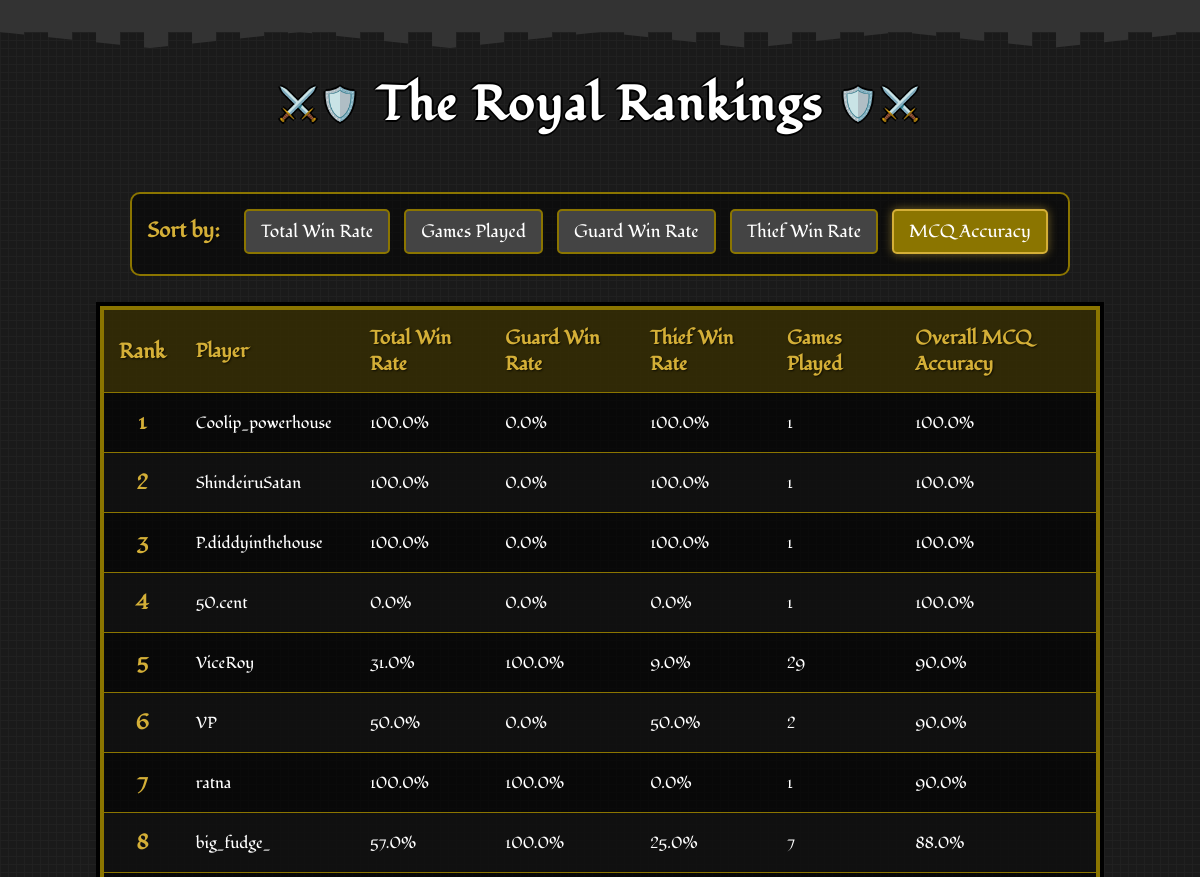
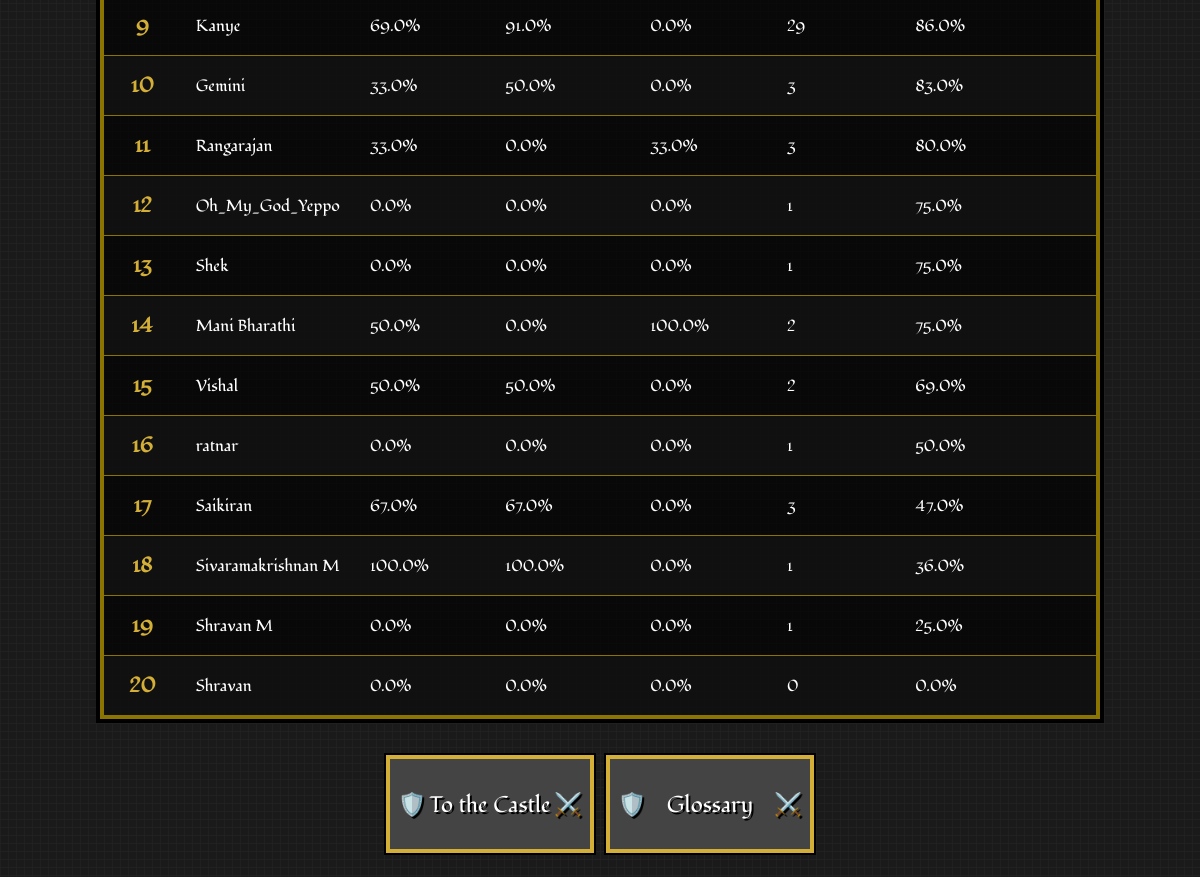
The page /leaderboard?sort_by=mcq_accuracy on the database as committed earlier (2 pictures, top to bottom).
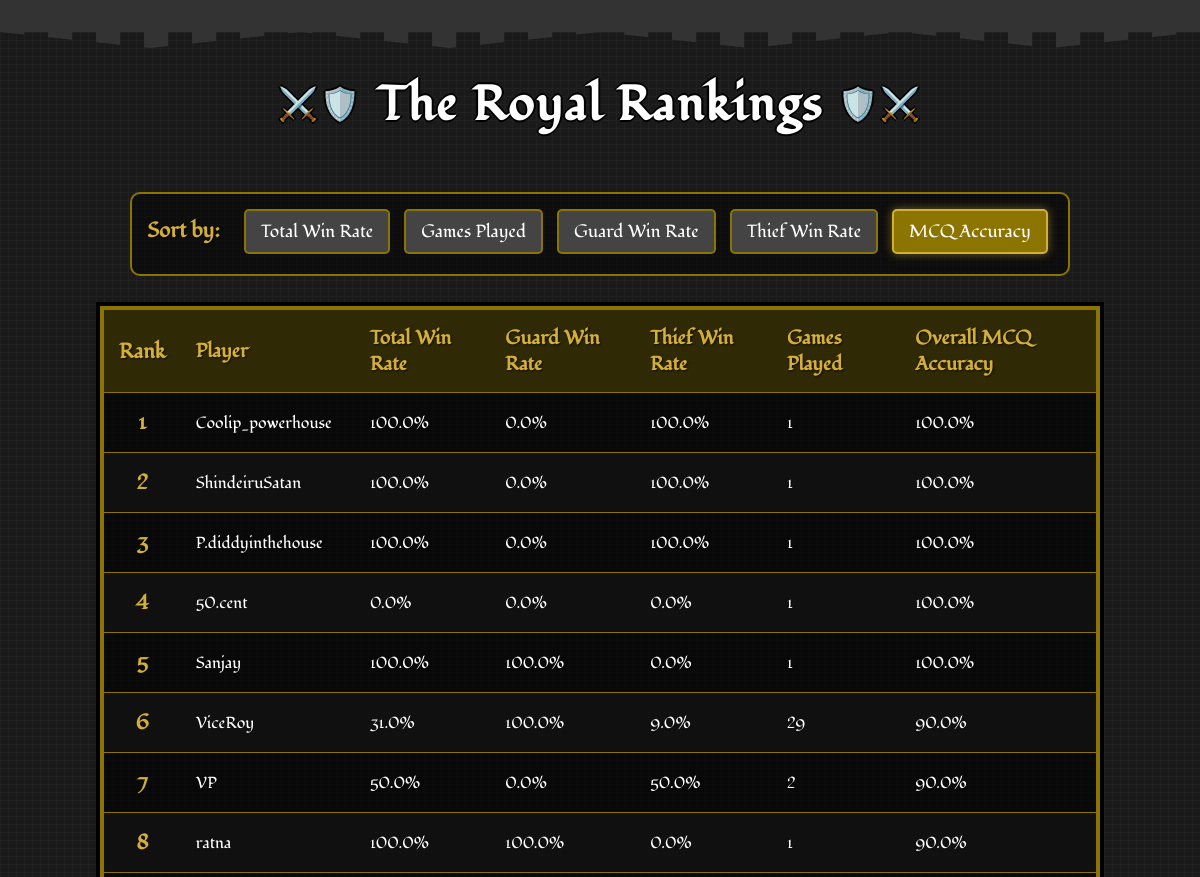
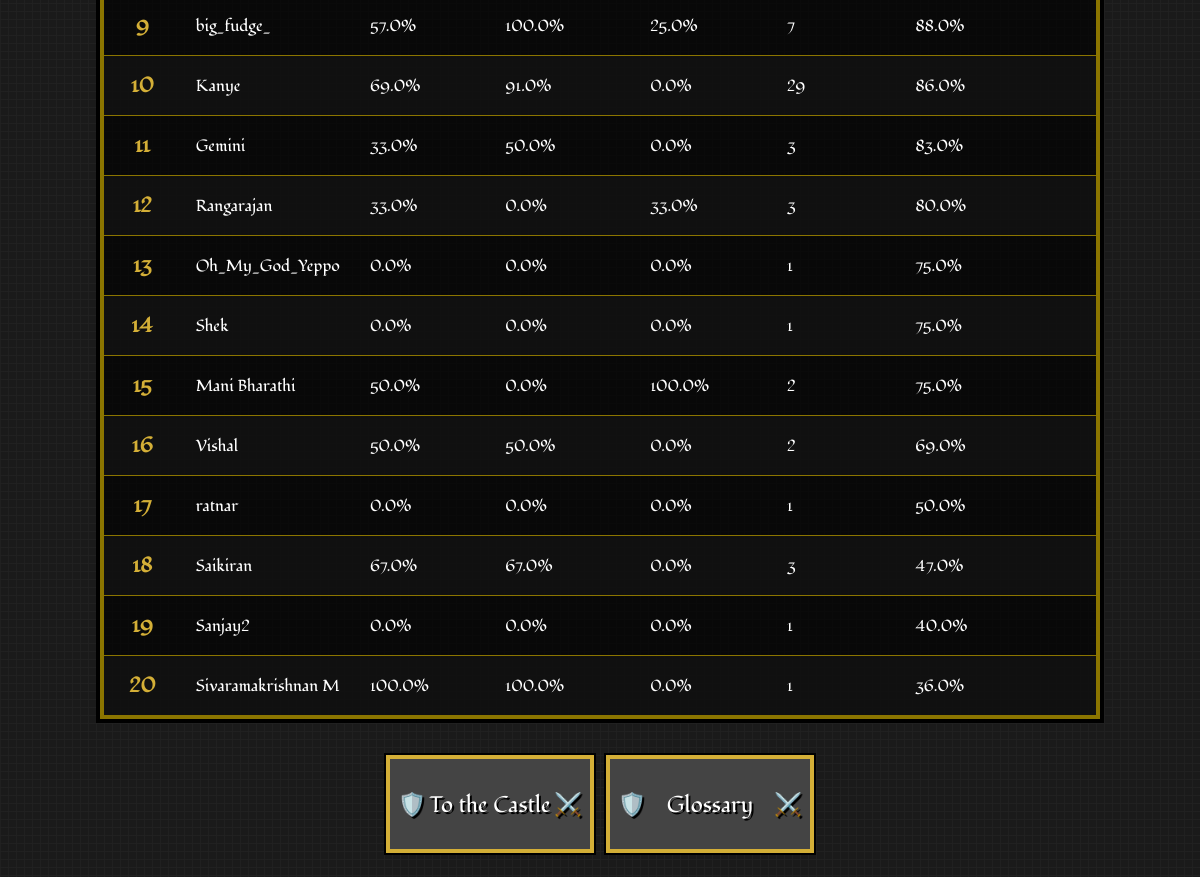
The same page on the database as committed later (2 pictures, top to bottom).
### app.py (models this page shows)
class PlayerStats(db.Model):
    id = db.Column(db.Integer, primary_key=True)
    user_id = db.Column(db.Integer, db.ForeignKey('user.id'), nullable=False)
    total_games_played = db.Column(db.Integer, default=0)
    games_played_as_guard = db.Column(db.Integer, default=0)
    games_played_as_thief = db.Column(db.Integer, default=0)
    total_games_won = db.Column(db.Integer, default=0)
    total_games_won_as_guard = db.Column(db.Integer, default=0)
    total_games_won_as_thief = db.Column(db.Integer, default=0)
    total_win_rate = db.Column(db.Float, default=0.0)
    win_rate_as_guard = db.Column(db.Float, default=0.0)
    win_rate_as_thief = db.Column(db.Float, default=0.0)
    total_answer_accuracy = db.Column(db.Float, default=0.0)
    total_questions_attempted = db.Column(db.Integer, default=0)
    total_right_answers = db.Column(db.Integer, default=0)
    game_right_answers = db.Column(db.Integer, default=0)
    game_total_questions = db.Column(db.Integer, default=0)
    answer_accuracy_in_last_game = db.Column(db.Float, default=0.0)

class User(db.Model):
    id = db.Column(db.Integer, primary_key=True)
    username = db.Column(db.String(40), unique=True, nullable=False)
    password_hash = db.Column(db.String(200), nullable=False)
    stats = db.relationship('PlayerStats', backref='user', uselist=False)

### app.py (the view)
@app.route('/leaderboard')
def leaderboard():
    sort_by = request.args.get('sort_by', 'total_win_rate')
    sort_options = {
        'games_played': PlayerStats.total_games_played,
        'total_win_rate': PlayerStats.total_win_rate,
        'win_rate_as_guard': PlayerStats.win_rate_as_guard,
        'win_rate_as_thief': PlayerStats.win_rate_as_thief,
        'mcq_accuracy': PlayerStats.total_answer_accuracy
    }
    sort_column = sort_options.get(sort_by, PlayerStats.total_win_rate)
    leaderboard_data = db.session.query(PlayerStats, User)\
        .join(User, PlayerStats.user_id == User.id)\
        .order_by(sort_column.desc())\
        .limit(20)\
        .all()
    return render_template('leaderboard.html',
                           leaderboard_data=leaderboard_data,
                           current_sort=sort_by)

### templates/leaderboard.html (shortened to what this page needs)
<!DOCTYPE html>
<html lang="en">
<head>
    <link rel="stylesheet" href="static/css/style.css">
    <link rel="stylesheet" href="static/css/leaderboard.css">
    <link rel="stylesheet" href="static/css/game-over.css">
</head>
<body>
    <div class="castle-top"></div>
    <h1>The Royal Rankings</h1>
    <div class="filters">
        <strong>Sort by:</strong>
        <a href="{{ url_for('leaderboard', sort_by='total_win_rate') }}"
           class="{{ 'active' if current_sort == 'total_win_rate' }}">Total Win Rate</a>
        <a href="{{ url_for('leaderboard', sort_by='games_played') }}"
           class="{{ 'active' if current_sort == 'games_played' }}">Games Played</a>
        <a href="{{ url_for('leaderboard', sort_by='win_rate_as_guard') }}"
           class="{{ 'active' if current_sort == 'win_rate_as_guard' }}">Guard Win Rate</a>
        <a href="{{ url_for('leaderboard', sort_by='win_rate_as_thief') }}"
           class="{{ 'active' if current_sort == 'win_rate_as_thief' }}">Thief Win Rate</a>
        <a href="{{ url_for('leaderboard', sort_by='mcq_accuracy') }}"
           class="{{ 'active' if current_sort == 'mcq_accuracy' }}">MCQ Accuracy</a>
    </div>
    <table>
        <thead>
            <tr>
                <th class="rank">Rank</th>
                <th>Player</th>
                <th>Total Win Rate</th>
                <th>Guard Win Rate</th>
                <th>Thief Win Rate</th>
                <th>Games Played</th>
                <th>Overall MCQ Accuracy</th>
            </tr>
        </thead>
        <tbody>
            {% for stats, user in leaderboard_data %}
            <tr>
                <td class="rank">{{ loop.index }}</td>
                <td>{{ user.username }}</td>
                <td>{{ stats.total_win_rate }}%</td>
                <td>{{ stats.win_rate_as_guard }}%</td>
                <td>{{ stats.win_rate_as_thief }}%</td>
                <td>{{ stats.total_games_played }}</td>
                <td>{{ stats.total_answer_accuracy }}%</td>
            </tr>
            {% else %}
            <tr>
                <td colspan="7" style="text-align: center;">No player data available yet.</td>
            </tr>
            {% endfor %}
        </tbody>
    </table>
    <div class="button-container">
        <a href="{{ url_for('home') }}"><button class="shield-btn game-over-btn">To the Castle</button></a>
        <a href="{{ url_for('glossary') }}"><button class="shield-btn game-over-btn">Glossary</button></a>
    </div>
</body>
</html>

### static/css/style.css (style rules this page uses)
body { font-family: "Fondamento", serif; background-color: #1a1a1a; background-image: linear-gradient(90deg, rgba(34,34,34,0.8) 1px, transparent 1px), linear-gradient(rgba(34,34,34,0.8) 1px, transparent 1px); background-size: 8px 8px; color: white; margin: 0; padding: 0; text-align: center; position: relative; min-height: 100vh; display: flex; flex-direction: column; justify-content: space-between; }
.castle-top { height: 32px; background-color: #333; position: relative; margin-bottom: 16px; image-rendering: pixelated; }
.castle-top::before { content: ""; position: absolute; top: 100%; left: 0; right: 0; height: 16px; background-image: repeating-linear-gradient(90deg, #333 0px, #333 24px, transparent 24px, transparent 48px); background-size: 48px 16px; clip-path: polygon( 0% 0%, 12.5% 100%, 25% 0%, 37.5% 100%, 50% 0%, 62.5% 100%, 75% 0%, 87.5% 100%, 100% 0% ); image-rendering: pixelated; }
h1 { font-family: "Fondamento", serif; text-align: center; font-size: 3rem; color: white; text-shadow: 2px 0 #000, -2px 0 #000, 0 2px #000, 0 -2px #000; margin: 24px 0; letter-spacing: 2px; position: relative; image-rendering: pixelated; }
h1::before { content: "⚔️🛡️"; font-size: 2rem; position: relative; top: -5px; margin: 0 15px; }
h1::after { content: "🛡️⚔️"; font-size: 2rem; position: relative; top: -5px; margin: 0 15px; }
button.shield-btn { font-family: "Fondamento", serif; background-color: #444; color: white; border: none; box-shadow: 0 0 0 4px #d4af37, 0 0 0 6px #000; padding: 14px 22px; margin: 10px; font-size: 1.4rem; cursor: pointer; position: relative; transition: all 0.2s steps(5); text-shadow: 2px 2px 0 #000; width: 200px; height: 90px; image-rendering: pixelated; }
button.shield-btn::before { content: "🛡️ "; position: absolute; left: 8px; top: 50%; transform: translateY(-50%); }

### static/css/leaderboard.css (style rules this page uses)
body { font-family: "Fondamento", serif; background-color: #1a1a1a; background-image: linear-gradient(90deg, rgba(34,34,34,0.8) 1px, transparent 1px), linear-gradient(rgba(34,34,34,0.8) 1px, transparent 1px); background-size: 8px 8px; color: white; margin: 0; padding: 0; text-align: center; }
h1 { font-family: "Fondamento", serif; text-align: center; font-size: 3rem; color: white; text-shadow: 2px 0 #000, -2px 0 #000, 0 2px #000, 0 -2px #000; margin: 24px 0; letter-spacing: 2px; }
.filters { text-align: center; margin: 30px auto; max-width: 1000px; background-color: rgba(0, 0, 0, 0.5); padding: 15px; border: 2px solid #8b7500; border-radius: 10px; }
.filters strong { color: #d4af37; font-size: 1.3rem; margin-right: 15px; text-shadow: 1px 1px 2px rgba(0, 0, 0, 0.7); }
.filters a { font-family: "Fondamento", serif; text-decoration: none; padding: 8px 15px; margin: 0 5px; border-radius: 5px; background-color: #444; color: white; border: 2px solid #8b7500; transition: all 0.2s; font-size: 1.1rem; display: inline-block; margin-bottom: 5px; }
.filters a.active { background-color: #8b7500; color: white; border-color: #d4af37; box-shadow: 0 0 10px rgba(212, 175, 55, 0.5); }
table { width: 100%; max-width: 1000px; margin: 0 auto; border-collapse: collapse; background-color: rgba(0, 0, 0, 0.7); border: 4px solid #8b7500; box-shadow: 0 0 0 4px #000; }
th, td { padding: 15px; text-align: left; border-bottom: 1px solid #8b7500; }
thead th { background-color: rgba(139, 117, 0, 0.3); color: #d4af37; font-weight: bold; text-shadow: 1px 1px 2px rgba(0, 0, 0, 0.7); font-size: 1.2rem; }
tbody tr:nth-child(even) { background-color: rgba(34, 34, 34, 0.3); }
.rank { font-weight: bold; text-align: center; color: #d4af37; font-size: 1.3rem; }
.button-container { display: flex; justify-content: center; margin: 30px auto; }
.shield-btn { font-family: "Fondamento", serif; background-color: #444; color: white; border: none; box-shadow: 0 0 0 4px #d4af37, 0 0 0 6px #000; padding: 14px 22px; margin: 10px; font-size: 1.4rem; cursor: pointer; position: relative; transition: all 0.2s steps(5); text-shadow: 2px 2px 0 #000; }

### static/css/game-over.css (style rules this page uses)
button.game-over-btn::after { content: "⚔️"; position: absolute; right: 8px; top: 50%; transform: translateY(-50%); }

Rows that differ between the two databases and show on the page:
no longer on this page (row unchanged): PlayerStats: username "Shravan M", total_win_rate "0.0", win_rate_as_guard "0.0", win_rate_as_thief "0.0", total_games_played "1", total_answer_accuracy "25.0"
no longer on this page (row unchanged): PlayerStats: username "Shravan", total_win_rate "0.0", win_rate_as_guard "0.0", win_rate_as_thief "0.0", total_games_played "0", total_answer_accuracy "0.0"
added PlayerStats: username "Sanjay", total_win_rate "100.0", win_rate_as_guard "100.0", win_rate_as_thief "0.0", total_games_played "1", total_answer_accuracy "100.0"
added PlayerStats: username "Sanjay2", total_win_rate "0.0", win_rate_as_guard "0.0", win_rate_as_thief "0.0", total_games_played "1", total_answer_accuracy "40.0"
